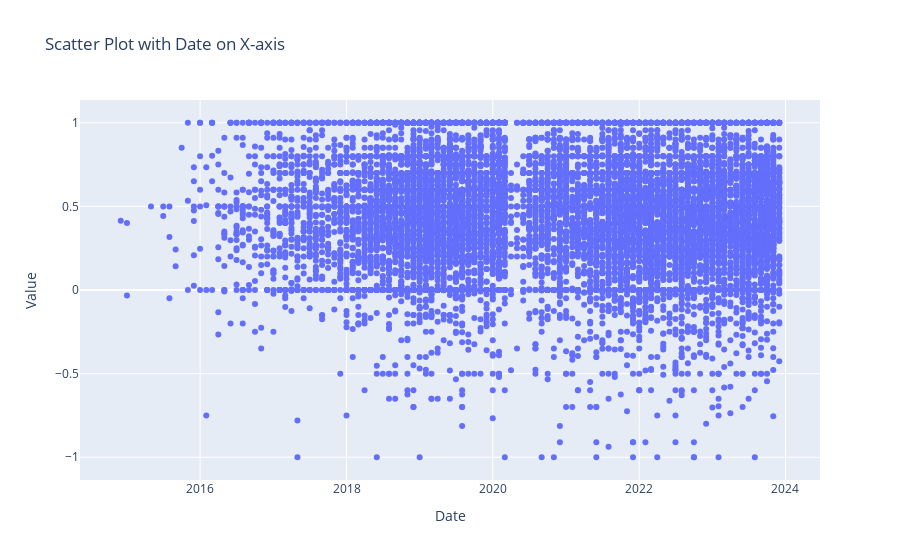

Notebook source saved alongside this figure:
### Code cell
import plotly.graph_objs as go
import pandas as pd

df_review['date'] = df_review['calendar_date'].apply(pd.to_datetime)

# Create scatter plot
fig = go.Figure(data=go.Scatter(x=df_review['date'], 
                                y=df_review['sentiment_score'], 
                                mode='markers'))

# Update layout
fig.update_layout(
    title="Scatter Plot with Date on X-axis",
    xaxis_title="Date",
    yaxis_title="Value"
)

# Show plot
fig.show()

### Figure 1 — Plotly figure (JSON) as saved in the notebook; plotly's stock layout.template omitted (floating-point values rounded to 4 significant figures; data arrays with more than 128 entries replaced by an {"elided": "..."} marker saying what was removed)
{"data": [{"mode": "markers", "type": "scatter", "x": {"elided": "10469 str values"}, "y": {"elided": "10469 float values"}}], "layout": {"title": {"text": "Scatter Plot with Date on X-axis"}, "xaxis": {"title": {"text": "Date"}}, "yaxis": {"title": {"text": "Value"}}}}
